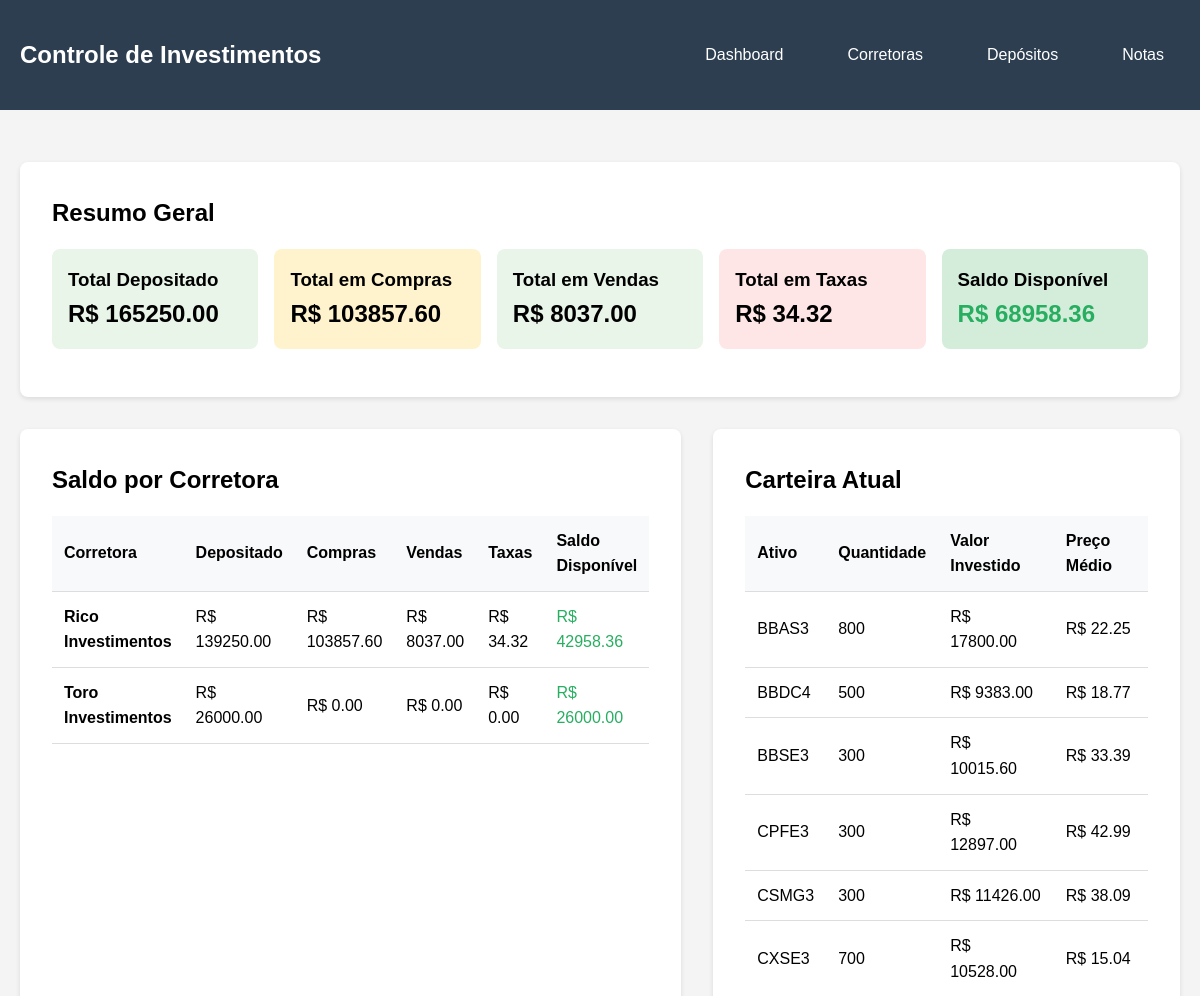
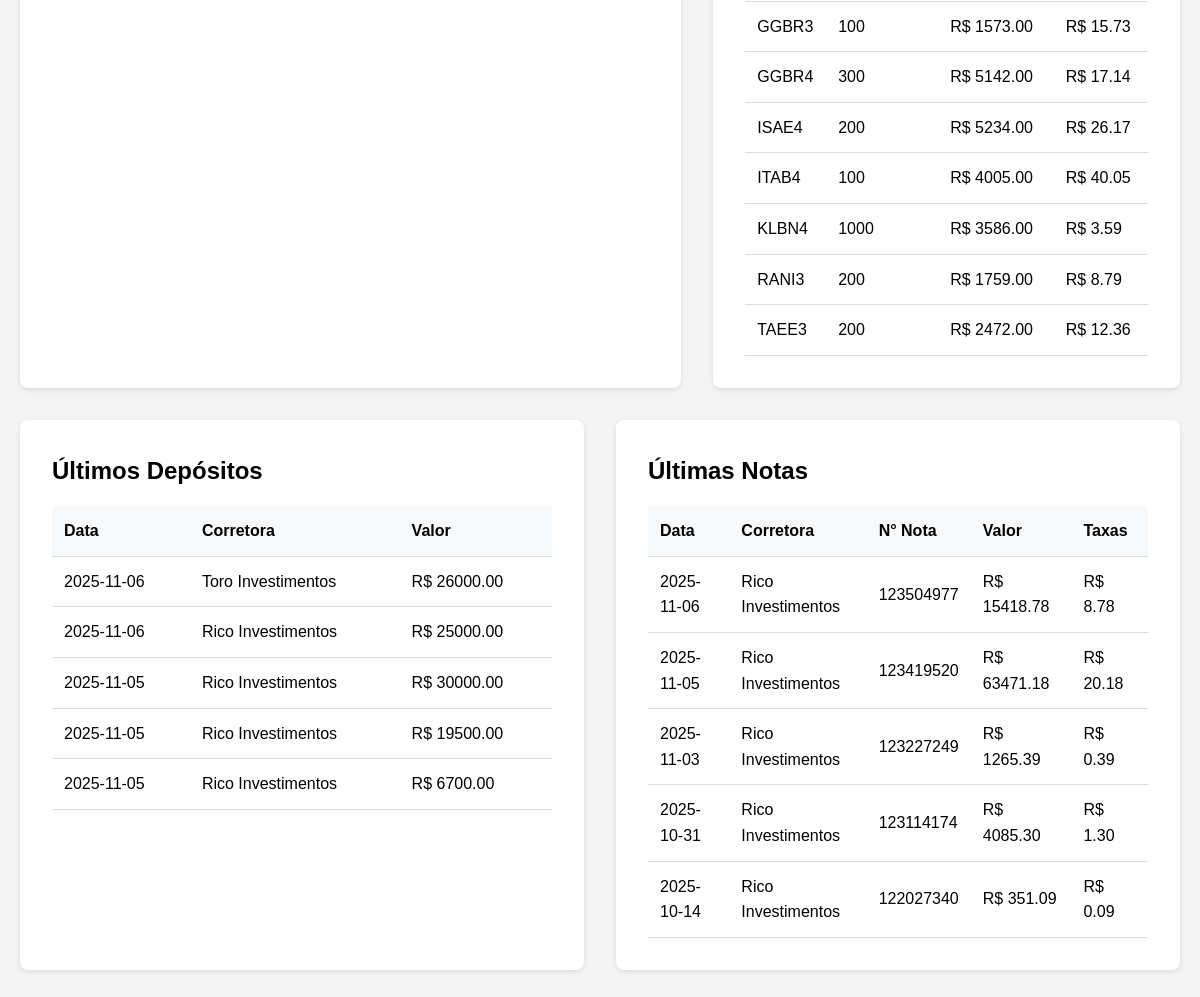
The page / on the database its author committed (2 pictures, top to bottom).
### tables this page shows
CREATE TABLE corretoras (
                id INTEGER PRIMARY KEY AUTOINCREMENT,
                nome TEXT UNIQUE NOT NULL
            );

CREATE TABLE operacoes (
                id INTEGER PRIMARY KEY AUTOINCREMENT,
                nota_id INTEGER NOT NULL,
                ticker TEXT NOT NULL,
                tipo TEXT NOT NULL CHECK(tipo IN ('C', 'V')),
                quantidade INTEGER NOT NULL,
                preco REAL NOT NULL,
                total REAL NOT NULL,
                FOREIGN KEY (nota_id) REFERENCES notas_corretagem (id)
            );

CREATE TABLE depositos (
                id INTEGER PRIMARY KEY AUTOINCREMENT,
                data DATE NOT NULL,
                corretora_id INTEGER NOT NULL,
                valor REAL NOT NULL,
                FOREIGN KEY (corretora_id) REFERENCES corretoras (id)
            );

CREATE TABLE notas_corretagem (
                id INTEGER PRIMARY KEY AUTOINCREMENT,
                data DATE NOT NULL,
                corretora_id INTEGER NOT NULL,
                numero_nota TEXT,
                valor_total REAL NOT NULL,
                taxas REAL DEFAULT 0,
                FOREIGN KEY (corretora_id) REFERENCES corretoras (id)
            );

### app.py (the view)
@app.route('/')
def index():
    try:
        saldos = Relatorio.calcular_resumo_por_corretora()
        carteira = Relatorio.calcular_carteira_por_corretora()
        ultimos_depositos = Deposito.buscar_todos()[:5]
        ultimas_notas = NotaCorretagem.buscar_todas()[:5]
        total_depositado = sum(row[2] for row in saldos)
        total_compras = sum(row[3] for row in saldos)
        total_vendas = sum(row[4] for row in saldos)
        total_taxas = sum(row[5] for row in saldos)
        saldo_total = sum(row[6] for row in saldos)
        total_investido = sum(row[7] for row in saldos)
        return render_template('index.html',
                             saldos=saldos,
                             carteira=carteira,
                             ultimos_depositos=ultimos_depositos,
                             ultimas_notas=ultimas_notas,
                             total_depositado=total_depositado,
                             total_compras=total_compras,
                             total_vendas=total_vendas,
                             total_taxas=total_taxas,
                             total_investido=total_investido,
                             saldo_total=saldo_total)
    except Exception as e:
        return f"Erro no dashboard: {e}"

### database.py (called while the page is built)
    def get_connection(self):
        return sqlite3.connect(self.db_name)

    def fetch_all(self, query, params=()):
        conn = self.get_connection()
        cursor = conn.cursor()
        cursor.execute(query, params)
        results = cursor.fetchall()
        conn.close()
        return results

### models.py (called while the page is built)
    @staticmethod
    def buscar_todos():
        results = db.fetch_all('''
            SELECT d.*, c.nome as corretora_nome
            FROM depositos d
            JOIN corretoras c ON d.corretora_id = c.id
            ORDER BY d.data DESC
        ''')
        depositos = []
        for row in results:
            dep = Deposito(id=row[0], data=row[1], corretora_id=row[2], valor=row[3])
            dep.corretora_nome = row[4]
            depositos.append(dep)
        return depositos

    @staticmethod
    def buscar_todas():
        results = db.fetch_all('''
            SELECT n.*, c.nome as corretora_nome
            FROM notas_corretagem n
            JOIN corretoras c ON n.corretora_id = c.id
            ORDER BY n.data DESC
        ''')
        notas = []
        for row in results:
            nota = NotaCorretagem(id=row[0], data=row[1], corretora_id=row[2],
                                numero_nota=row[3], valor_total=row[4], taxas=row[5])
            nota.corretora_nome = row[6]
            notas.append(nota)
        return notas

### templates/index.html
{% extends "base.html" %}
{% block content %}
<div class="card">
    <h2>Resumo Geral</h2>
    <div style="display: grid; grid-template-columns: repeat(auto-fit, minmax(200px, 1fr)); gap: 1rem; margin: 1rem 0;">
        <div style="background: #e8f5e8; padding: 1rem; border-radius: 8px;">
            <h3>Total Depositado</h3>
            <p style="font-size: 1.5rem; font-weight: bold;">R$ {{ "%.2f"|format(total_depositado) }}</p>
        </div>
        <div style="background: #fff3cd; padding: 1rem; border-radius: 8px;">
            <h3>Total em Compras</h3>
            <p style="font-size: 1.5rem; font-weight: bold;">R$ {{ "%.2f"|format(total_compras) }}</p>
        </div>
        <div style="background: #e8f5e8; padding: 1rem; border-radius: 8px;">
            <h3>Total em Vendas</h3>
            <p style="font-size: 1.5rem; font-weight: bold;">R$ {{ "%.2f"|format(total_vendas) }}</p>
        </div>
        <div style="background: #ffe6e6; padding: 1rem; border-radius: 8px;">
            <h3>Total em Taxas</h3>
            <p style="font-size: 1.5rem; font-weight: bold;">R$ {{ "%.2f"|format(total_taxas) }}</p>
        </div>
        <div style="background: #d4edda; padding: 1rem; border-radius: 8px;">
            <h3>Saldo Disponível</h3>
            <p style="font-size: 1.5rem; font-weight: bold; color: {% if saldo_total >= 0 %}#27ae60{% else %}#e74c3c{% endif %};">
                R$ {{ "%.2f"|format(saldo_total) }}
            </p>
        </div>
    </div>
</div>
<div class="grid-2">
    <div class="card">
        <h2>Saldo por Corretora</h2>
        <table>
            <thead>
                <tr>
                    <th>Corretora</th>
                    <th>Depositado</th>
                    <th>Compras</th>
                    <th>Vendas</th>
                    <th>Taxas</th>
                    <th>Saldo Disponível</th>
                </tr>
            </thead>
            <tbody>
                {% for saldo in saldos %}
                <tr>
                    <td><strong>{{ saldo[1] }}</strong></td>
                    <td>R$ {{ "%.2f"|format(saldo[2]) }}</td>
                    <td>R$ {{ "%.2f"|format(saldo[3]) }}</td>
                    <td>R$ {{ "%.2f"|format(saldo[4]) }}</td>
                    <td>R$ {{ "%.2f"|format(saldo[5]) }}</td>
                    <td class="{% if saldo[6] >= 0 %}positive{% else %}negative{% endif %}">
                        R$ {{ "%.2f"|format(saldo[6]) }}
                    </td>
                </tr>
                {% endfor %}
            </tbody>
        </table>
    </div>
    <div class="card">
        <h2>Carteira Atual</h2>
        <table>
            <thead>
                <tr>
                    <th>Ativo</th>
                    <th>Quantidade</th>
                    <th>Valor Investido</th>
                    <th>Preço Médio</th>
                </tr>
            </thead>
            <tbody>
                {% for ativo in carteira %}
                <tr>
                    <td>{{ ativo[0] }}</td>
                    <td>{{ ativo[1] }}</td>
                    <td>R$ {{ "%.2f"|format(ativo[2]) }}</td>
                    <td>R$ {{ "%.2f"|format(ativo[3]) }}</td>
                </tr>
                {% else %}
                <tr>
                    <td colspan="4" style="text-align: center;">Nenhum ativo na carteira</td>
                </tr>
                {% endfor %}
            </tbody>
        </table>
    </div>
</div>
<div class="grid-2">
    <div class="card">
        <h2>Últimos Depósitos</h2>
        <table>
            <thead>
                <tr>
                    <th>Data</th>
                    <th>Corretora</th>
                    <th>Valor</th>
                </tr>
            </thead>
            <tbody>
                {% for deposito in ultimos_depositos %}
                <tr>
                    <td>{{ deposito.data }}</td>
                    <td>{{ deposito.corretora_nome }}</td>
                    <td>R$ {{ "%.2f"|format(deposito.valor) }}</td>
                </tr>
                {% else %}
                <tr>
                    <td colspan="3" style="text-align: center;">Nenhum depósito cadastrado</td>
                </tr>
                {% endfor %}
            </tbody>
        </table>
    </div>
    <div class="card">
        <h2>Últimas Notas</h2>
        <table>
            <thead>
                <tr>
                    <th>Data</th>
                    <th>Corretora</th>
                    <th>N° Nota</th>
                    <th>Valor</th>
                    <th>Taxas</th>
                </tr>
            </thead>
            <tbody>
                {% for nota in ultimas_notas %}
                <tr>
                    <td>{{ nota.data }}</td>
                    <td>{{ nota.corretora_nome }}</td>
                    <td>{{ nota.numero_nota or '-' }}</td>
                    <td>R$ {{ "%.2f"|format(nota.valor_total) }}</td>
                    <td>R$ {{ "%.2f"|format(nota.taxas) }}</td>
                </tr>
                {% else %}
                <tr>
                    <td colspan="5" style="text-align: center;">Nenhuma nota cadastrada</td>
                </tr>
                {% endfor %}
            </tbody>
        </table>
    </div>
</div>
{% endblock %}

### templates/base.html (style rules this page uses)
* { margin: 0; padding: 0; box-sizing: border-box; }
body { font-family: Arial, sans-serif; line-height: 1.6; background: #f4f4f4; }
.card { background: white; padding: 2rem; margin-bottom: 2rem; border-radius: 8px; box-shadow: 0 2px 5px rgba(0,0,0,0.1); }
table { width: 100%; border-collapse: collapse; margin-top: 1rem; }
th, td { padding: 12px; text-align: left; border-bottom: 1px solid #ddd; }
th { background: #f8f9fa; }
.positive { color: #27ae60; }
.grid-2 { display: grid; grid-template-columns: 1fr 1fr; gap: 2rem; }

### rows shown on the page
corretoras: nome "Rico Investimentos", saldo "139250.00", saldo "103857.60", saldo "8037.00", saldo "34.32", saldo "42958.36"
corretoras: nome "Toro Investimentos", saldo "26000.00", saldo "0.00"
operacoes: ticker "GGBR3", quantidade "100", total "1573.00", preco "15.73"
operacoes: ticker "GGBR4", quantidade "300", total "5142.00", preco "17.14"
depositos: data "2025-11-06", corretora_nome "Toro Investimentos", valor "26000.00"
depositos: data "2025-11-06", corretora_nome "Rico Investimentos", valor "25000.00"
depositos: data "2025-11-05", corretora_nome "Rico Investimentos", valor "30000.00"
depositos: data "2025-11-05", corretora_nome "Rico Investimentos", valor "19500.00"
depositos: data "2025-11-05", corretora_nome "Rico Investimentos", valor "6700.00"
notas_corretagem: data "2025-11-06", corretora_nome "Rico Investimentos", numero_nota "123504977", valor_total "15418.78", taxas "8.78"
notas_corretagem: data "2025-11-05", corretora_nome "Rico Investimentos", numero_nota "123419520", valor_total "63471.18", taxas "20.18"
notas_corretagem: data "2025-11-03", corretora_nome "Rico Investimentos", numero_nota "123227249", valor_total "1265.39", taxas "0.39"
notas_corretagem: data "2025-10-31", corretora_nome "Rico Investimentos", numero_nota "123114174", valor_total "4085.30", taxas "1.30"
notas_corretagem: data "2025-10-14", corretora_nome "Rico Investimentos", numero_nota "122027340", valor_total "351.09", taxas "0.09"

### other values the page prints
{{ "%.2f"|format(total_depositado) }} "165250.00"
{{ "%.2f"|format(total_compras) }} "103857.60"
{{ "%.2f"|format(total_vendas) }} "8037.00"
{{ "%.2f"|format(total_taxas) }} "34.32"
{{ "%.2f"|format(saldo_total) }} "68958.36"
{{ ativo[0] }} "BBAS3" "BBDC4" "BBSE3" "CPFE3" "CSMG3" "CXSE3" "ISAE4" "ITAB4" "KLBN4" "RANI3" "TAEE3"
{{ ativo[1] }} "800" "500" "300" "300" "300" "700" "200" "100" "1000" "200" "200"
{{ "%.2f"|format(ativo[2]) }} "17800.00" "9383.00" "10015.60" "12897.00" "11426.00" "10528.00" "5234.00" "4005.00" "3586.00" "1759.00" "2472.00"
{{ "%.2f"|format(ativo[3]) }} "22.25" "18.77" "33.39" "42.99" "38.09" "15.04" "26.17" "40.05" "3.59" "8.79" "12.36"
